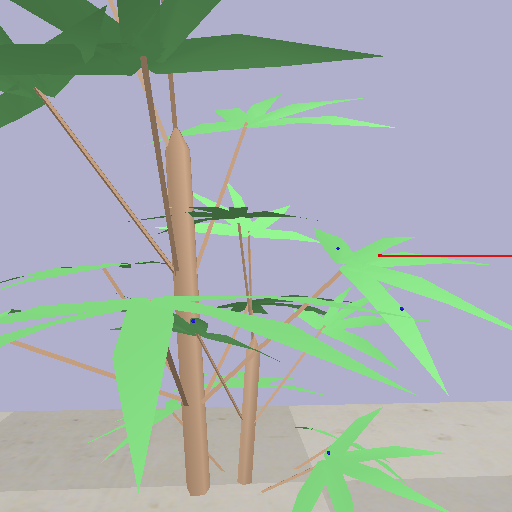
#> input picture testPlantWithAphids.png, 512 x 512 px, given in place of the camera
$ python LiveVideoTesting.py   (older library calls are emulated)
#> lines starting #> are read from the running program, lines starting #| are printed output that depends on the picture; after the words box and inside, x2 and y2 are one past the last pixel; in counts of white or black regions, pixels touching at a corner belong together
import numpy as np
import cv2
from tempTargetClass import aphid
import math

def findLaserSpotTest(img, spotCoords, lower_blue = np.array([117,26,119]), upper_blue = np.array([179,100,255])):

    #ScanStart = time.time() # start timer
    isFound = False
    # Filter image to get mask of aphid pixel locations
    maskHSV = cv2.inRange(imHSV, lower_blue, upper_blue)
    # Find contours of potential laser spots
    _,contours,_ = cv2.findContours(maskHSV, cv2.RETR_TREE, cv2.CHAIN_APPROX_SIMPLE)

    # Create empty array of candidate laser spot postions
    potLocs = np.array([0,0,0,0])

    for cnt in contours:

        x, y, width, height = cv2.boundingRect(cnt) # get width and height
        area = width*height #calculate bounding rectangle area
        AR = height/width   #calculate aspect ratio

        #ensure contour as correct aspect ratio and is large enough
        if 20 <= area <= 150  and (0.6 <= AR <= 1.6):
            isFound = True

            potLocs = np.append(potLocs, [x,y,width,height])

            spotCoords = np.append(spotCoords,np.array([x,y]))
            spotCoords = spotCoords[1::, :]


    if isFound == False:
        x = 0
        y = 0
        width = 0
        height = 0


    return x, y, width, height

spotCoords = np.array([[0,0,0,0],[0,0,0,0],[0,0,0,0],[0,0,0,0]])

#################################################################################
########                 START IMAGE PROCESSING HERE:                #############
#################################################################################

def nothing(x):
    pass

# Creating a window for later use
cv2.namedWindow('result')
# Creating track bar
cv2.createTrackbar('h', 'result',0,179,nothing)
#> slider 'h' is set to 59
cv2.createTrackbar('s', 'result',0,255,nothing)
#> slider 's' is set to 85
cv2.createTrackbar('v', 'result',0,255,nothing)
#> slider 'v' is set to 85
# Creating track bar
cv2.createTrackbar('h2', 'result',0,179,nothing)
#> slider 'h2' is set to 179
cv2.createTrackbar('s2', 'result',0,255,nothing)
#> slider 's2' is set to 255
cv2.createTrackbar('v2', 'result',0,255,nothing)
#> slider 'v2' is set to 255

#Starting Video
cap = cv2.VideoCapture(0)
spotCoords = np.array([0,0])
while(True):

    # Capture frame-by-frame
    ret, frame = cap.read()
#> frame is the input picture: shape (512, 512, 3); mean B, G, R 174.2, 176.4, 164.3
    imBGR = frame
    #filename = 'LaserSpot1'
    #imBGR = cv2.imread(filename + '.jpg')
    imBlurr = imBGR

    #imBlurr = cv2.medianBlur(imBGR, 3)
    #cv2.imshow('blur',imBlurr)
    # Our operations on the frame come here
    imHSV = cv2.cvtColor(imBlurr, cv2.COLOR_BGR2HSV)
#> imHSV: shape (512, 512, 3); mean H, S, V 83.9, 50.6, 195.8
    #cv2.imshow('HSV',imHSV)
    # get info from track bar and appy to result
    h = cv2.getTrackbarPos('h','result')
    s = cv2.getTrackbarPos('s','result')
    v = cv2.getTrackbarPos('v','result')
    h2 = cv2.getTrackbarPos('h2','result')
    s2 = cv2.getTrackbarPos('s2','result')
    v2 = cv2.getTrackbarPos('v2','result')

    lower_blue = np.array([h, s, v])
    upper_blue = np.array([h2, s2, v2])

    #lower_blue = np.array([120, 50, 120])
    #upper_blue = np.array([180, 100, 250])
    x,y,width,height = findLaserSpotTest(imHSV, spotCoords, lower_blue, upper_blue)
#> in findLaserSpotTest, `maskHSV = cv2.inRange(imHSV, lower_blue, upper_blue)`:
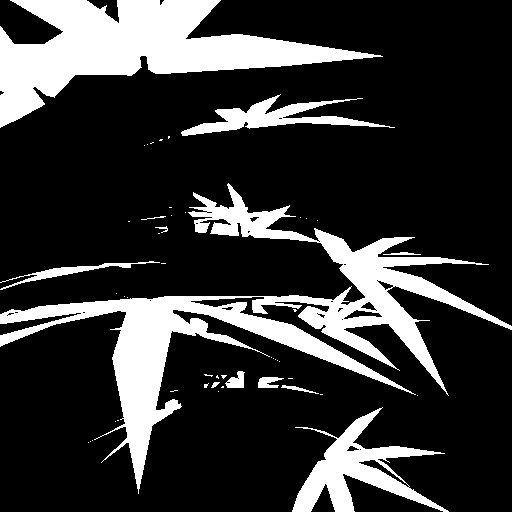
#> maskHSV: shape (512, 512); 20.9% white; 50 white regions (38 under 20 px)
#> in findLaserSpotTest, `_,contours,_ = cv2.findContours(maskHSV, cv2.RETR_TREE, cv2.CHAIN_APPR..`: contours = 78 contours, 61 with area under 20; largest, box (x1, y1, x2, y2) and area: (0, 183, 512, 494) 24590, (0, 0, 383, 128) 18551, (292, 407, 449, 512) 5164, (181, 94, 395, 136) 2347, (0, 261, 160, 290) 534
#> the loop in findLaserSpotTest, `for cnt in contours: ` made 16 passes
#> (x, y, width, height, area, AR, isFound, potLocs) on pass 16: (204, 383, 5, 5, 25, 1, True, [0, 0, 0, 0, 204, 383, 5, 5])
#> (x, y, width, height, area, AR) on passes 6, 7, 9, 15: (292, 407, 157, 105, 16485, 0.669), (358, 459, 52, 29, 1508, 0.558), (346, 445, 14, 7, 98, 0.5), (281, 385, 38, 9, 342, 0.237)
#> (the run stopped early here; a loop or call above may not have finished)
